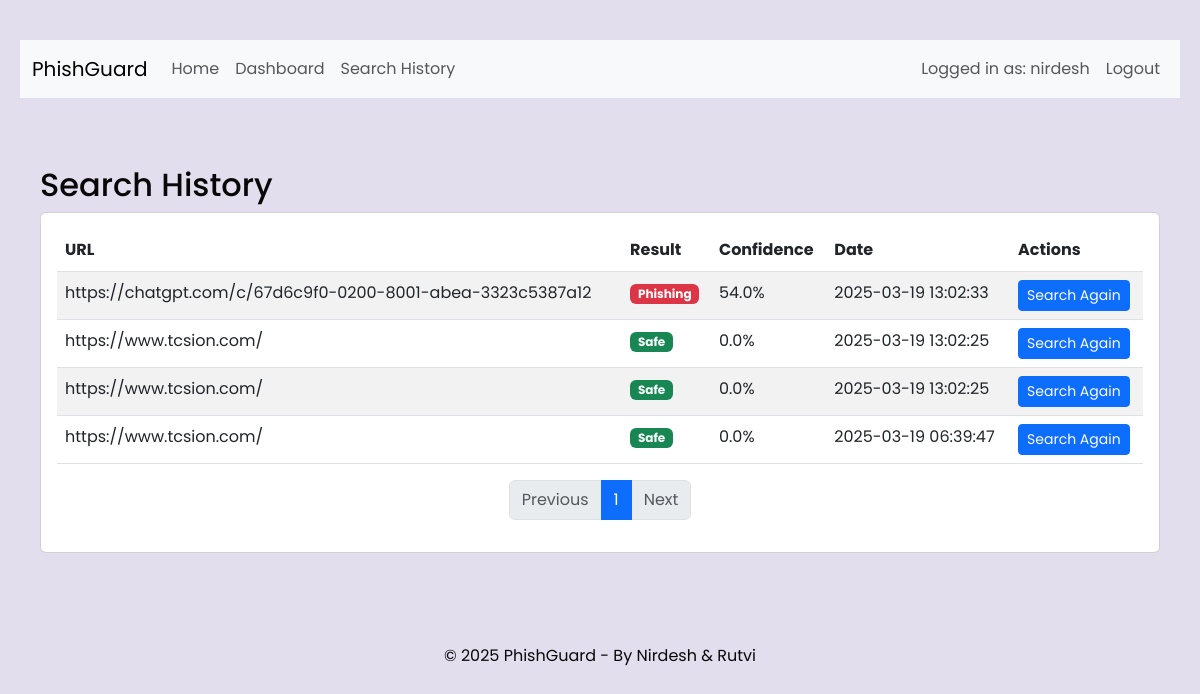
The page /history (signed in) on the database its author committed.
### updated-flask-app.py (models this page shows, shortened)
class User(db.Model):
    id = db.Column(db.Integer, primary_key=True)
    username = db.Column(db.String(50), unique=True, nullable=False)
    email = db.Column(db.String(100), unique=True, nullable=False)
    password = db.Column(db.String(200), nullable=False)
    created_at = db.Column(db.DateTime, default=datetime.utcnow)
    searches = db.relationship('SearchHistory', backref='user', lazy=True)
    timestamp = db.Column(db.DateTime, default=datetime.utcnow)
    @property
    def is_authenticated(self):
        return True

class SearchHistory(db.Model):
    id = db.Column(db.Integer, primary_key=True)
    user_id = db.Column(db.Integer, db.ForeignKey('user.id'), nullable=False)
    url = db.Column(db.String(500), nullable=False)
    is_phishing = db.Column(db.Boolean, nullable=False)
    confidence = db.Column(db.Float, nullable=False)
    searched_at = db.Column(db.DateTime, default=datetime.utcnow)
    timestamp = db.Column(db.DateTime, default=datetime.utcnow)

### updated-flask-app.py (the view)
@app.route('/history')
@login_required
def history():
    user_id = session['user_id']
    current_user = User.query.get(user_id)
    page = request.args.get('page', 1, type=int)
    per_page = 10
    searches = SearchHistory.query.filter_by(user_id=user_id).order_by(
        SearchHistory.searched_at.desc()
    ).paginate(page=page, per_page=per_page)
    return render_template('history.html', searches=searches, current_user=current_user)

### updated-flask-app.py (called while the page is built)
def login_required(f):
    @wraps(f)
    def decorated_function(*args, **kwargs):
        if 'user_id' not in session:
            flash('Please log in to access this page', 'danger')
            return redirect(url_for('login'))
        return f(*args, **kwargs)
    return decorated_function

### Templates/history.html
{% extends "base.html" %}
{% block content %}
<div class="container mt-5">
    <h2>Search History</h2>
    <div class="card">
        <div class="card-body">
            <table class="table table-striped">
                <thead>
                    <tr>
                        <th>URL</th>
                        <th>Result</th>
                        <th>Confidence</th>
                        <th>Date</th>
                        <th>Actions</th>
                    </tr>
                </thead>
                <tbody>
                    {% for search in searches.items %}
                    <tr>
                        <td>{{ search.url }}</td>
                        <td>
                            {% if search.is_phishing %}
                            <span class="badge bg-danger">Phishing</span>
                            {% else %}
                            <span class="badge bg-success">Safe</span>
                            {% endif %}
                        </td>
                        <td>{{ search.confidence }}%</td>
                        <td>{{ search.searched_at.strftime('%Y-%m-%d %H:%M:%S') }}</td>
                        <td>
                            <a href="{{ url_for('search', query=search.url) }}" class="btn btn-sm btn-primary">Search Again</a>
                        </td>
                    </tr>
                    {% endfor %}
                </tbody>
            </table>
            <nav aria-label="Page navigation">
                <ul class="pagination justify-content-center">
                    {% if searches.has_prev %}
                    <li class="page-item">
                        <a class="page-link" href="{{ url_for('history', page=searches.prev_num) }}">Previous</a>
                    </li>
                    {% else %}
                    <li class="page-item disabled">
                        <span class="page-link">Previous</span>
                    </li>
                    {% endif %}
                    {% for page_num in searches.iter_pages(left_edge=1, right_edge=1, left_current=1, right_current=2) %}
                        {% if page_num %}
                            {% if searches.page == page_num %}
                            <li class="page-item active">
                                <span class="page-link">{{ page_num }}</span>
                            </li>
                            {% else %}
                            <li class="page-item">
                                <a class="page-link" href="{{ url_for('history', page=page_num) }}">{{ page_num }}</a>
                            </li>
                            {% endif %}
                        {% else %}
                            <li class="page-item disabled">
                                <span class="page-link">...</span>
                            </li>
                        {% endif %}
                    {% endfor %}
                    {% if searches.has_next %}
                    <li class="page-item">
                        <a class="page-link" href="{{ url_for('history', page=searches.next_num) }}">Next</a>
                    </li>
                    {% else %}
                    <li class="page-item disabled">
                        <span class="page-link">Next</span>
                    </li>
                    {% endif %}
                </ul>
            </nav>
        </div>
    </div>
</div>
{% endblock %}

### Templates/base.html (shortened to what this page needs)
<!DOCTYPE html>
<html lang="en">
<head>
    <link href="https://cdn.jsdelivr.net/npm/bootstrap@5.3.0/dist/css/bootstrap.min.css" rel="stylesheet">
    <link rel="stylesheet" type="text/css" href="{{ url_for('static', filename='phishing-detector-css.css') }}">
</head>
<body>
    <div class="container">
        <nav class="navbar navbar-expand-lg navbar-light bg-light">
            <div class="container-fluid">
                <a class="navbar-brand" href="{{ url_for('index') }}">PhishGuard </a>
                <div class="collapse navbar-collapse" id="navbarNav">
                    <ul class="navbar-nav me-auto">
                        <li class="nav-item">
                            <a class="nav-link" href="{{ url_for('index') }}">Home</a>
                        </li>
                        {% if current_user.is_authenticated %}
                        <li class="nav-item">
                            <a class="nav-link" href="{{ url_for('dashboard') }}">Dashboard</a>
                        </li>
                        <li class="nav-item">
                            <a class="nav-link" href="{{ url_for('history') }}">Search History</a>
                        </li>
                        {% endif %}
                    </ul>
                    <ul class="navbar-nav">
                        {% if current_user.is_authenticated %}
                        <li class="nav-item">
                            <span class="nav-link">Logged in as: {{ current_user.username }}</span>
                        </li>
                        <li class="nav-item">
                            <a class="nav-link" href="{{ url_for('logout') }}">Logout</a>
                        </li>
                        {% endif %}
                    </ul>
                </div>
            </div>
        </nav>
        {% block content %}{% endblock %}
        <footer class="footer">
            <p>&copy; 2025 PhishGuard - By Nirdesh & Rutvi</p>
        </footer>
    </div>
</body>
</html>

### static/phishing-detector-css.css (style rules this page uses)
:root { --primary-color: #250033; --primary-dark: #3a56c5; --secondary-color: #f50057; --text-color: #080808; --text-light: #000000; --background-color: #e3deee; --card-bg: #ffffff; --safe-color: #4caf50; --warning-color: #ff9800; --danger-color: #f44336; --border-radius: 8px; --box-shadow: 0 4px 12px rgba(0, 0, 0, 0.1); --transition: all 0.3s ease; }
* { margin: 0; padding: 0; box-sizing: border-box; }
body { font-family: 'Poppins', sans-serif; background-color: var(--background-color); color: var(--text-color); line-height: 1.6; padding: 0; margin: 0; }
.container { max-width: 1200px; margin: 0 auto; padding: 20px; }

### Templates/base.html (style rules this page uses)
body { padding-top: 20px; padding-bottom: 20px; }
.navbar { margin-bottom: 20px; }
.footer { margin-top: 50px; padding: 20px 0; border-top: 1px solidrgb(228, 143, 143); text-align: center; }

### rows shown on the page
User: username "nirdesh"
SearchHistory: url "https://chatgpt.com/c/67d6c9f0-0200-8001-abea-3323c5387a12", is_phishing "Phishing", confidence "54.0", searched_at "2025-03-19 13:02:33"
SearchHistory: url "https://www.tcsion.com/", is_phishing "Safe", confidence "0.0", searched_at "2025-03-19 13:02:25"
SearchHistory: url "https://www.tcsion.com/", is_phishing "Safe", confidence "0.0", searched_at "2025-03-19 13:02:25"
SearchHistory: url "https://www.tcsion.com/", is_phishing "Safe", confidence "0.0", searched_at "2025-03-19 06:39:47"

### other values the page prints
{{ page_num }} "1"
